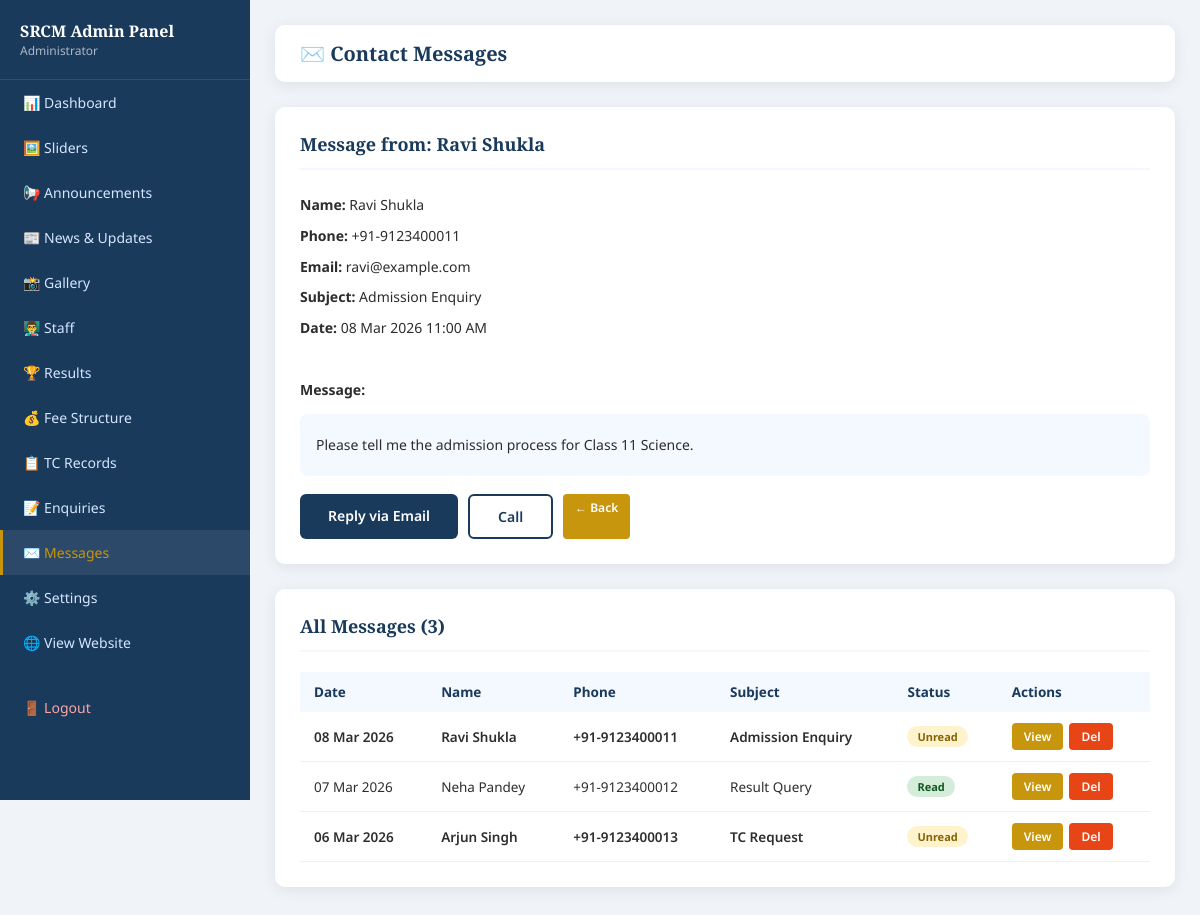
Screenshot of /srcm/admin/messages.php?view=1 (signed in) with the database file from the repository.
### tables this page shows
CREATE TABLE contact_messages (
  id INT AUTO_INCREMENT PRIMARY KEY,
  name VARCHAR(200),
  phone VARCHAR(20),
  email VARCHAR(200),
  subject VARCHAR(300),
  message TEXT,
  is_read TINYINT(1) DEFAULT 0,
  created_at TIMESTAMP DEFAULT CURRENT_TIMESTAMP
);

### srcm/includes/config.php (called while the page is built, shortened)
<?php
function clean($str) {
    return htmlspecialchars(strip_tags(trim($str)), ENT_QUOTES, 'UTF-8');
}
?>

### srcm/admin/messages.php (the view, shortened to what this page needs)
<?php
require_once __DIR__ . '/includes/admin_header.php';
$db = getDB();
$view = null;
if (isset($_GET['view'])) {
    $s = $db->prepare("SELECT * FROM contact_messages WHERE id=?"); $s->execute([$_GET['view']]); $view = $s->fetch();
    if ($view && !$view['is_read']) { $db->prepare("UPDATE contact_messages SET is_read=1 WHERE id=?")->execute([$_GET['view']]); }
}
$items = $db->query("SELECT * FROM contact_messages ORDER BY created_at DESC")->fetchAll();
?>
<div class="admin-main">
  <div class="admin-topbar"><h1>✉️ Contact Messages</h1></div>
  <?php if($view): ?>
  <div class="admin-card">
    <h2>Message from: <?= clean($view['name']) ?></h2>
    <div style="font-size:14px;line-height:2.2;color:var(--text);">
      <b>Name:</b> <?= clean($view['name']) ?><br>
      <b>Phone:</b> <?= clean($view['phone']) ?><br>
      <b>Email:</b> <?= clean($view['email']) ?><br>
      <b>Subject:</b> <?= clean($view['subject']) ?><br>
      <b>Date:</b> <?= date('d M Y h:i A', strtotime($view['created_at'])) ?><br><br>
      <b>Message:</b><br>
      <div style="background:var(--light);padding:16px;border-radius:8px;margin-top:8px;"><?= nl2br(clean($view['message'])) ?></div>
    </div>
    <div style="margin-top:18px;display:flex;gap:10px;">
      <a href="mailto:<?= $view['email'] ?>" class="btn-primary">Reply via Email</a>
      <a href="tel:<?= $view['phone'] ?>" class="btn-secondary">Call</a>
      <a href="<?= SITE_URL ?>/admin/messages.php" class="btn-sm btn-view">← Back</a>
    </div>
  </div>
  <?php endif; ?>
  <div class="admin-card">
    <h2>All Messages (<?= count($items) ?>)</h2>
    <table class="admin-table">
      <thead><tr><th>Date</th><th>Name</th><th>Phone</th><th>Subject</th><th>Status</th><th>Actions</th></tr></thead>
      <tbody>
        <?php foreach($items as $m): ?>
        <tr style="<?= !$m['is_read']?'font-weight:600;':'' ?>">
          <td><?= date('d M Y', strtotime($m['created_at'])) ?></td>
          <td><?= clean($m['name']) ?></td>
          <td><?= clean($m['phone']) ?></td>
          <td><?= clean(substr($m['subject'],0,25)) ?></td>
          <td><span class="badge badge-<?= $m['is_read']?'success':'warning' ?>"><?= $m['is_read']?'Read':'Unread' ?></span></td>
          <td><div class="action-btns">
            <a href="?view=<?= $m['id'] ?>" class="btn-sm btn-view">View</a>
            <a href="?delete=<?= $m['id'] ?>" class="btn-sm btn-delete" data-confirm="Delete?">Del</a>
          </div></td>
        </tr>
        <?php endforeach; ?>
      </tbody>
    </table>
  </div>
</div>
</body></html>

### srcm/assets/css/style.css (style rules this page uses)
:root { --primary: #1a3a5c; --secondary: #c8960c; --accent: #e84517; --light: #f4f8ff; --white: #ffffff; --text: #2d2d2d; --muted: #6b7280; --border: #e5e7eb; --shadow: 0 3px 15px rgba(0,0,0,0.08); }
* { margin: 0; padding: 0; box-sizing: border-box; }
body { font-family: 'Noto Sans', sans-serif; color: var(--text); background: #fff; overflow-x: hidden; }
a { text-decoration: none; }
.btn-primary { display: inline-block; background: var(--primary); color: white; padding: 12px 28px; border-radius: 6px; font-weight: 600; transition: .2s; font-size: 14px; border: none; cursor: pointer; font-family: inherit; }
.btn-secondary { display: inline-block; background: transparent; color: var(--primary); padding: 11px 28px; border-radius: 6px; font-weight: 600; transition: .2s; font-size: 14px; border: 2px solid var(--primary); cursor: pointer; font-family: inherit; }
.admin-body { background: #f0f4f8; }
.admin-main { margin-left: 250px; padding: 25px; }
.admin-topbar { background: white; padding: 15px 25px; border-radius: 10px; margin-bottom: 25px; display: flex; justify-content: space-between; align-items: center; box-shadow: var(--shadow); }
.admin-topbar h1 { font-size: 20px; color: var(--primary); font-family: 'Playfair Display',serif; }
.admin-card { background: white; border-radius: 10px; box-shadow: var(--shadow); padding: 25px; margin-bottom: 25px; }
.admin-card h2 { font-size: 18px; color: var(--primary); margin-bottom: 20px; padding-bottom: 12px; border-bottom: 2px solid var(--light); font-family: 'Playfair Display',serif; }
.admin-table { width: 100%; border-collapse: collapse; font-size: 13.5px; }
.admin-table th { background: var(--light); color: var(--primary); padding: 11px 14px; text-align: left; font-weight: 700; }
.admin-table td { padding: 11px 14px; border-bottom: 1px solid #f0f0f0; vertical-align: middle; }
.badge { display: inline-block; padding: 3px 10px; border-radius: 20px; font-size: 11px; font-weight: 700; }
.badge-success { background: #d4edda; color: #155724; }
.badge-warning { background: #fff3cd; color: #856404; }
.action-btns { display: flex; gap: 6px; }
.btn-sm { padding: 5px 12px; border-radius: 4px; font-size: 12px; font-weight: 600; cursor: pointer; border: none; font-family: inherit; transition: .2s; }
.btn-delete { background: var(--accent); color: white; }
.btn-view { background: var(--secondary); color: white; }

### rows the page displays
contact_messages: name "Ravi Shukla", phone "+91-9123400011", email "ravi@example.com", subject "Admission Enquiry", created_at "08 Mar 2026 11:00 AM", message "Please tell me the admission process for Class 11 Science.", created_at "08 Mar 2026", is_read "Unread"
contact_messages: created_at "07 Mar 2026", name "Neha Pandey", phone "+91-9123400012", subject "Result Query", is_read "Read"
contact_messages: created_at "06 Mar 2026", name "Arjun Singh", phone "+91-9123400013", subject "TC Request", is_read "Unread"

### other values shown
$_SESSION['admin_name'] "Administrator"
count($items) "3"
